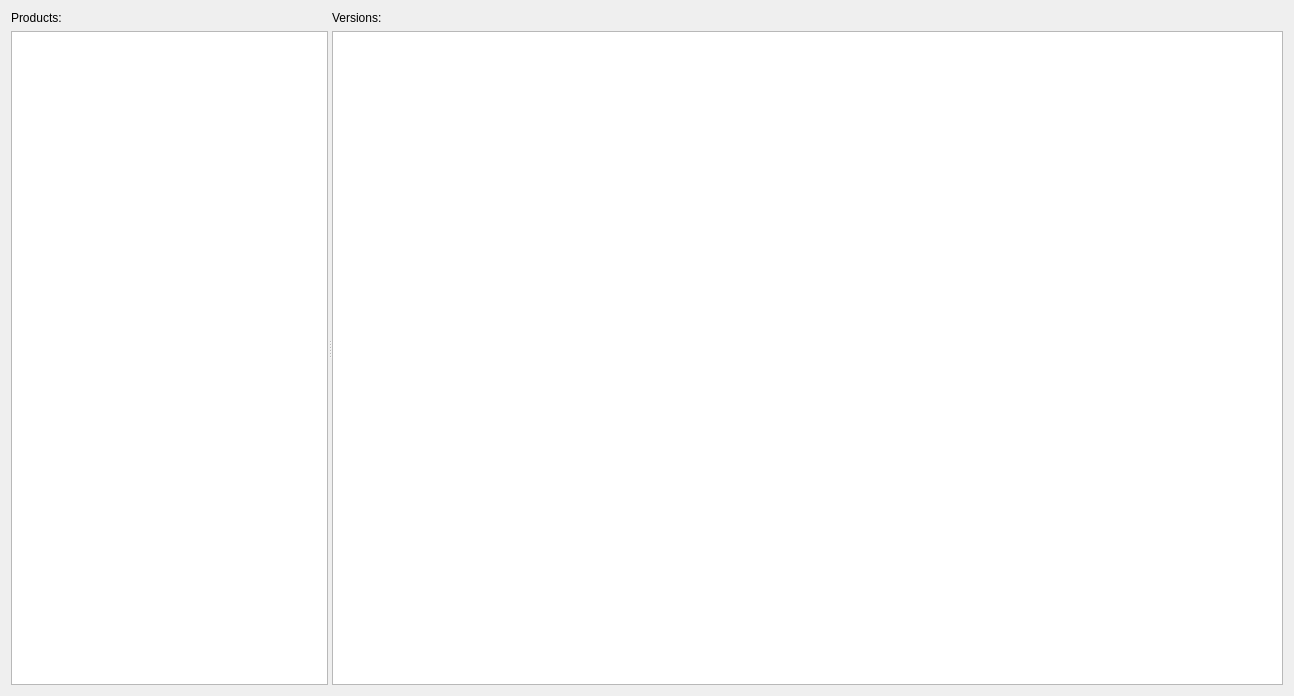
<?xml version="1.0" encoding="UTF-8"?>
<ui version="4.0">
 <class>dlg_ProductBrowser</class>
 <widget class="QDialog" name="dlg_ProductBrowser">
  <property name="geometry">
   <rect>
    <x>0</x>
    <y>0</y>
    <width>1294</width>
    <height>696</height>
   </rect>
  </property>
  <property name="windowTitle">
   <string>Product Browser</string>
  </property>
  <layout class="QVBoxLayout" name="verticalLayout_4">
   <item>
    <widget class="QSplitter" name="splitter1">
     <property name="orientation">
      <enum>Qt::Horizontal</enum>
     </property>
     <widget class="QWidget" name="w_tasks" native="true">
      <property name="sizePolicy">
       <sizepolicy hsizetype="Preferred" vsizetype="Preferred">
        <horstretch>10</horstretch>
        <verstretch>0</verstretch>
       </sizepolicy>
      </property>
      <layout class="QVBoxLayout" name="verticalLayout_3">
       <property name="leftMargin">
        <number>0</number>
       </property>
       <property name="topMargin">
        <number>0</number>
       </property>
       <property name="rightMargin">
        <number>0</number>
       </property>
       <property name="bottomMargin">
        <number>0</number>
       </property>
       <item>
        <widget class="QLabel" name="l_identifier">
         <property name="text">
          <string>Products:</string>
         </property>
        </widget>
       </item>
       <item>
        <widget class="QTreeWidget" name="tw_identifier">
         <property name="contextMenuPolicy">
          <enum>Qt::CustomContextMenu</enum>
         </property>
         <property name="selectionMode">
          <enum>QAbstractItemView::ExtendedSelection</enum>
         </property>
         <property name="indentation">
          <number>10</number>
         </property>
         <attribute name="headerVisible">
          <bool>false</bool>
         </attribute>
         <column>
          <property name="text">
           <string notr="true">1</string>
          </property>
         </column>
        </widget>
       </item>
      </layout>
     </widget>
     <widget class="QWidget" name="w_versions" native="true">
      <property name="sizePolicy">
       <sizepolicy hsizetype="Preferred" vsizetype="Preferred">
        <horstretch>30</horstretch>
        <verstretch>0</verstretch>
       </sizepolicy>
      </property>
      <layout class="QVBoxLayout" name="verticalLayout_2">
       <property name="leftMargin">
        <number>0</number>
       </property>
       <property name="topMargin">
        <number>0</number>
       </property>
       <property name="rightMargin">
        <number>0</number>
       </property>
       <property name="bottomMargin">
        <number>0</number>
       </property>
       <item>
        <widget class="QWidget" name="w_version" native="true">
         <layout class="QHBoxLayout" name="horizontalLayout">
          <property name="leftMargin">
           <number>0</number>
          </property>
          <property name="topMargin">
           <number>0</number>
          </property>
          <property name="rightMargin">
           <number>0</number>
          </property>
          <property name="bottomMargin">
           <number>0</number>
          </property>
          <item>
           <widget class="QLabel" name="l_version">
            <property name="text">
             <string>Versions:</string>
            </property>
           </widget>
          </item>
          <item>
           <widget class="QLabel" name="l_versionRight">
            <property name="layoutDirection">
             <enum>Qt::LeftToRight</enum>
            </property>
            <property name="text">
             <string/>
            </property>
            <property name="alignment">
             <set>Qt::AlignRight|Qt::AlignTrailing|Qt::AlignVCenter</set>
            </property>
           </widget>
          </item>
         </layout>
        </widget>
       </item>
       <item>
        <widget class="QTableWidget" name="tw_versions">
         <property name="contextMenuPolicy">
          <enum>Qt::CustomContextMenu</enum>
         </property>
         <property name="editTriggers">
          <set>QAbstractItemView::NoEditTriggers</set>
         </property>
         <property name="selectionMode">
          <enum>QAbstractItemView::SingleSelection</enum>
         </property>
         <property name="selectionBehavior">
          <enum>QAbstractItemView::SelectRows</enum>
         </property>
         <property name="verticalScrollMode">
          <enum>QAbstractItemView::ScrollPerPixel</enum>
         </property>
         <property name="horizontalScrollMode">
          <enum>QAbstractItemView::ScrollPerPixel</enum>
         </property>
         <property name="showGrid">
          <bool>false</bool>
         </property>
         <property name="sortingEnabled">
          <bool>true</bool>
         </property>
         <attribute name="horizontalHeaderCascadingSectionResizes">
          <bool>false</bool>
         </attribute>
         <attribute name="horizontalHeaderMinimumSectionSize">
          <number>0</number>
         </attribute>
         <attribute name="horizontalHeaderHighlightSections">
          <bool>false</bool>
         </attribute>
         <attribute name="verticalHeaderVisible">
          <bool>false</bool>
         </attribute>
        </widget>
       </item>
      </layout>
     </widget>
    </widget>
   </item>
  </layout>
 </widget>
 <resources/>
 <connections/>
</ui>
